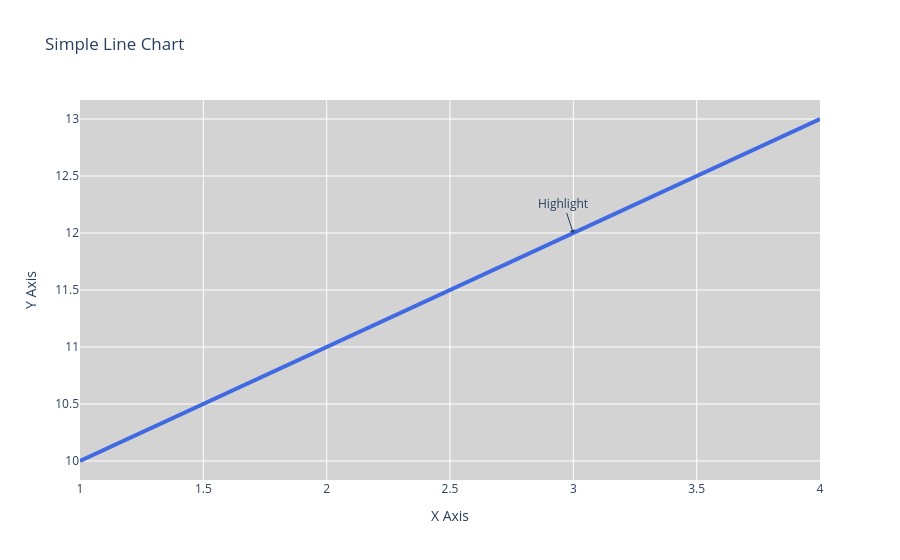

The code cell stored with this chart in its notebook:
### Code cell
fig.update_traces(line = {'color' : 'RoyalBlue', 'width' : 4})#  зменение свойств трассировок, такие как цвет и ширина линии
# Добавление аннотации к графику. Параметры x, y и text задают положение и содержание аннотации.
fig.add_annotation(x = 3, y = 12, text = "Highlight", showarrow = True, arrowhead = 1)
# Дальнейшая настройка макета, например цвет фона графика.
fig.update_layout(plot_bgcolor = 'lightgrey')
fig.show()

### Figure 1 — Plotly figure (JSON) as saved in the notebook; plotly's stock layout.template omitted (floating-point values rounded to 4 significant figures)
{"data": [{"line": {"color": "RoyalBlue", "width": 4}, "mode": "lines", "type": "scatter", "x": [1, 2, 3, 4], "y": [10, 11, 12, 13]}], "layout": {"annotations": [{"arrowhead": 1, "showarrow": true, "text": "Highlight", "x": 3, "y": 12}], "plot_bgcolor": "lightgrey", "title": {"text": "Simple Line Chart"}, "xaxis": {"title": {"text": "X Axis"}}, "yaxis": {"title": {"text": "Y Axis"}}}}
